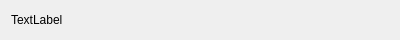
<?xml version="1.0" encoding="UTF-8"?>
<ui version="4.0">
 <class>GitHubIssueEventBubble</class>
 <widget class="QWidget" name="GitHubIssueEventBubble">
  <property name="geometry">
   <rect>
    <x>0</x>
    <y>0</y>
    <width>400</width>
    <height>40</height>
   </rect>
  </property>
  <property name="windowTitle">
   <string>Form</string>
  </property>
  <layout class="QVBoxLayout" name="verticalLayout">
   <item>
    <widget class="QLabel" name="descriptionLabel">
     <property name="text">
      <string notr="true">TextLabel</string>
     </property>
     <property name="textFormat">
      <enum>Qt::AutoText</enum>
     </property>
     <property name="wordWrap">
      <bool>true</bool>
     </property>
    </widget>
   </item>
  </layout>
 </widget>
 <resources/>
 <connections/>
</ui>
